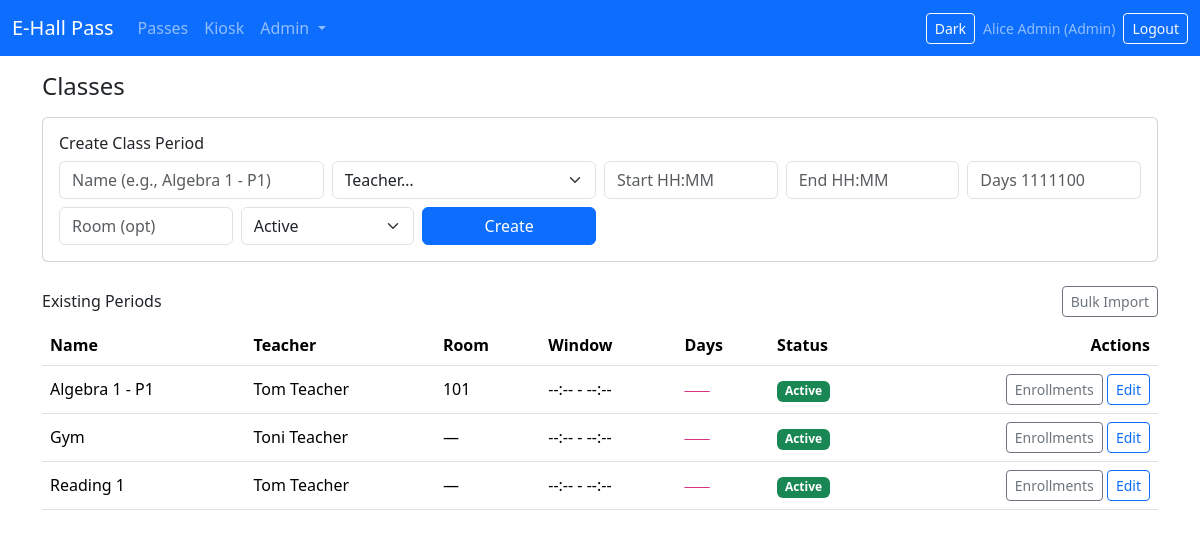
The app's page /admin/periods (signed in) with its own data.
### app/models/core.py (models this page shows, shortened)
class User(UserMixin, db.Model):
    __tablename__ = "users"
    id: Mapped[int] = mapped_column(Integer, primary_key=True)
    email: Mapped[str] = mapped_column(String(255), unique=True, nullable=False, index=True)
    full_name: Mapped[str] = mapped_column(String(255), nullable=False)
    password_hash: Mapped[str] = mapped_column(String(255), nullable=True)  # nullable for SSO-only accounts
    is_active_flag: Mapped[int] = mapped_column(Integer, default=1, nullable=False)
    role_id: Mapped[int] = mapped_column(ForeignKey("roles.id"), nullable=False)
    role: Mapped["Role"] = relationship("Role", back_populates="users")
    @property
    def is_active(self):  # type: ignore[override]
        return bool(self.is_active_flag)

class Role(db.Model):
    __tablename__ = "roles"
    id: Mapped[int] = mapped_column(Integer, primary_key=True)
    name: Mapped[str] = mapped_column(String(50), unique=True, nullable=False)  # Admin, Teacher, Student
    users: Mapped[list["User"]] = relationship("User", back_populates="role")

class ClassPeriod(db.Model):
    __tablename__ = "class_periods"
    id: Mapped[int] = mapped_column(Integer, primary_key=True)
    name: Mapped[str] = mapped_column(String(120), nullable=False, index=True)
    teacher_id: Mapped[int] = mapped_column(ForeignKey("users.id"), nullable=False)
    start_time: Mapped[str] = mapped_column(String(5), nullable=True)  # e.g., "08:30"
    end_time: Mapped[str] = mapped_column(String(5), nullable=True)    # e.g., "09:20"
    days_mask: Mapped[str] = mapped_column(String(7), nullable=True)
    room: Mapped[Optional[str]] = mapped_column(String(50), nullable=True)
    is_active: Mapped[int] = mapped_column(Integer, nullable=False, default=1)
    teacher: Mapped["User"] = relationship("User")
    enrollments: Mapped[list["StudentEnrollment"]] = relationship(
        "StudentEnrollment", back_populates="class_period", cascade="all, delete-orphan"
    )
    __table_args__ = (UniqueConstraint("name", "teacher_id", name="uq_classperiod_name_teacher"),)

### app/routes/admin.py (the view)
@bp.route("/periods")
@login_required
def periods():
    redir = require_admin()
    if redir:
        return redir
    periods = ClassPeriod.query.order_by(ClassPeriod.name.asc()).all()
    teachers = (
        User.query.join(Role, Role.id == User.role_id)
        .filter(Role.name == "Teacher", User.is_active_flag == 1)
        .order_by(User.full_name.asc())
        .all()
    )
    return render_template("admin/periods.html", periods=periods, teachers=teachers)

### app/models/core.py (called while the page is built)
@login_manager.user_loader
def load_user(user_id: str) -> Optional["User"]:
    return db.session.get(User, int(user_id))

### app/routes/admin.py (called while the page is built)
def require_admin():
    if current_user.role.name != "Admin":
        flash("Admin access required.", "danger")
        return redirect(url_for("main.dashboard"))
    return None

### app/templates/admin/periods.html (shortened to what this page needs)
{% extends "_base.html" %}
{% block content %}
<h4 class="mb-3">Classes</h4>
<div class="card mb-4">
  <div class="card-body">
    <h6 class="card-title">Create Class Period</h6>
    <form class="row g-2" method="post" action="{{ url_for('admin.periods_create') }}">
      <div class="col-md-3">
        <input name="name" class="form-control" placeholder="Name (e.g., Algebra 1 - P1)" required>
      </div>
      <div class="col-md-3">
        <select name="teacher_id" id="teacher_id" class="form-select" required>
          <option value="">Teacher…</option>
        </select>
      </div>
      <div class="col-md-2">
        <input name="start_time" class="form-control" placeholder="Start HH:MM">
      </div>
      <div class="col-md-2">
        <input name="end_time" class="form-control" placeholder="End HH:MM">
      </div>
      <div class="col-md-2">
        <input name="days_mask" class="form-control" placeholder="Days 1111100">
      </div>
      <div class="col-md-2">
        <input name="room" class="form-control" placeholder="Room (opt)">
      </div>
      <div class="col-md-2">
        <select name="is_active" class="form-select">
          <option value="1" selected>Active</option>
        </select>
      </div>
      <div class="col-md-2">
        <button class="btn btn-primary w-100" type="submit">Create</button>
      </div>
    </form>
  </div>
</div>
<div class="d-flex justify-content-between align-items-center mb-2">
  <h6 class="mb-0">Existing Periods</h6>
  <a class="btn btn-sm btn-outline-secondary" href="{{ url_for('admin.import_view') }}">Bulk Import</a>
</div>
<div class="table-responsive">
  <table class="table align-middle">
    <thead>
      <tr>
        <th>Name</th>
        <th>Teacher</th>
        <th>Room</th>
        <th>Window</th>
        <th>Days</th>
        <th>Status</th>
        <th class="text-end">Actions</th>
      </tr>
    </thead>
    <tbody>
      {% for p in periods %}
      <tr>
        <td>{{ p.name }}</td>
        <td>{{ p.teacher.full_name }}</td>
        <td>{{ p.room or '—' }}</td>
        <td>{{ p.start_time or '--:--' }} - {{ p.end_time or '--:--' }}</td>
        <td><code>{{ p.days_mask or '———' }}</code></td>
        <td>
          {% if p.is_active %}<span class="badge text-bg-success">Active</span>
          {% else %}<span class="badge text-bg-secondary">Inactive</span>{% endif %}
        </td>
        <td class="text-end">
          <a class="btn btn-sm btn-outline-secondary" href="{{ url_for('admin.period_enrollments', period_id=p.id) }}">Enrollments</a>
          <button class="btn btn-sm btn-outline-primary" type="button" data-bs-toggle="collapse" data-bs-target="#editRow{{ p.id }}">Edit</button>
        </td>
      </tr>
      {% else %}
      <tr><td colspan="7" class="text-center text-muted">No periods created.</td></tr>
      {% endfor %}
    </tbody>
  </table>
</div>
{% endblock %}

### app/templates/_base.html (shortened to what this page needs)
<!doctype html>
<html lang="en" data-bs-theme="light">
<head>
  <link href="https://cdn.jsdelivr.net/npm/bootstrap@5.3.3/dist/css/bootstrap.min.css" rel="stylesheet">
  <link href="{{ url_for('static', filename='css/styles.css') }}" rel="stylesheet">
</head>
<body>
<nav class="navbar navbar-expand-lg navbar-dark bg-primary mb-3">
  <div class="container-fluid">
    <a class="navbar-brand" href="{{ url_for('main.dashboard') }}">E-Hall Pass</a>
    <div id="navbarsExample" class="collapse navbar-collapse">
      <ul class="navbar-nav me-auto mb-2 mb-lg-0">
        {% if current_user.is_authenticated %}
          <li class="nav-item"><a class="nav-link" href="{{ url_for('passes.index') }}">Passes</a></li>
          <li class="nav-item"><a class="nav-link" href="{{ url_for('kiosk.view') }}" target="_blank">Kiosk</a></li>
          {% if current_user.role.name == 'Admin' %}
            <li class="nav-item dropdown">
              <a class="nav-link dropdown-toggle" href="#" id="adminDropdown" role="button" data-bs-toggle="dropdown" aria-expanded="false">
                Admin
              </a>
            </li>
          {% endif %}
        {% endif %}
      </ul>
      <div class="d-flex align-items-center gap-2">
        <button id="darkToggle" class="btn btn-outline-light btn-sm">Dark</button>
        {% if current_user.is_authenticated %}
          <span class="navbar-text small">{{ current_user.full_name }} ({{ current_user.role.name }})</span>
          <a class="btn btn-outline-light btn-sm" href="{{ url_for('auth.logout') }}">Logout</a>
        {% else %}
          <a class="btn btn-outline-light btn-sm" href="{{ url_for('auth.login') }}">Login</a>
        {% endif %}
      </div>
    </div>
  </div>
</nav>
<main class="container">
  {% block content %}{% endblock %}
</main>
</body>
</html>

### app/static/css/styles.css (style rules this page uses)
:root { --blink-red: #dc3545; }
table td .btn { white-space: nowrap; }

### records on screen
User: full_name "Alice Admin"
Role: role.name "Admin"
ClassPeriod: name "Algebra 1 - P1", teacher.full_name "Tom Teacher", room "101", start_time "--:--", end_time "--:--", days_mask "———", is_active "Active"
ClassPeriod: name "Gym", teacher.full_name "Toni Teacher", room "—", start_time "--:--", end_time "--:--", days_mask "———", is_active "Active"
ClassPeriod: name "Reading 1", teacher.full_name "Tom Teacher", room "—", start_time "--:--", end_time "--:--", days_mask "———", is_active "Active"
